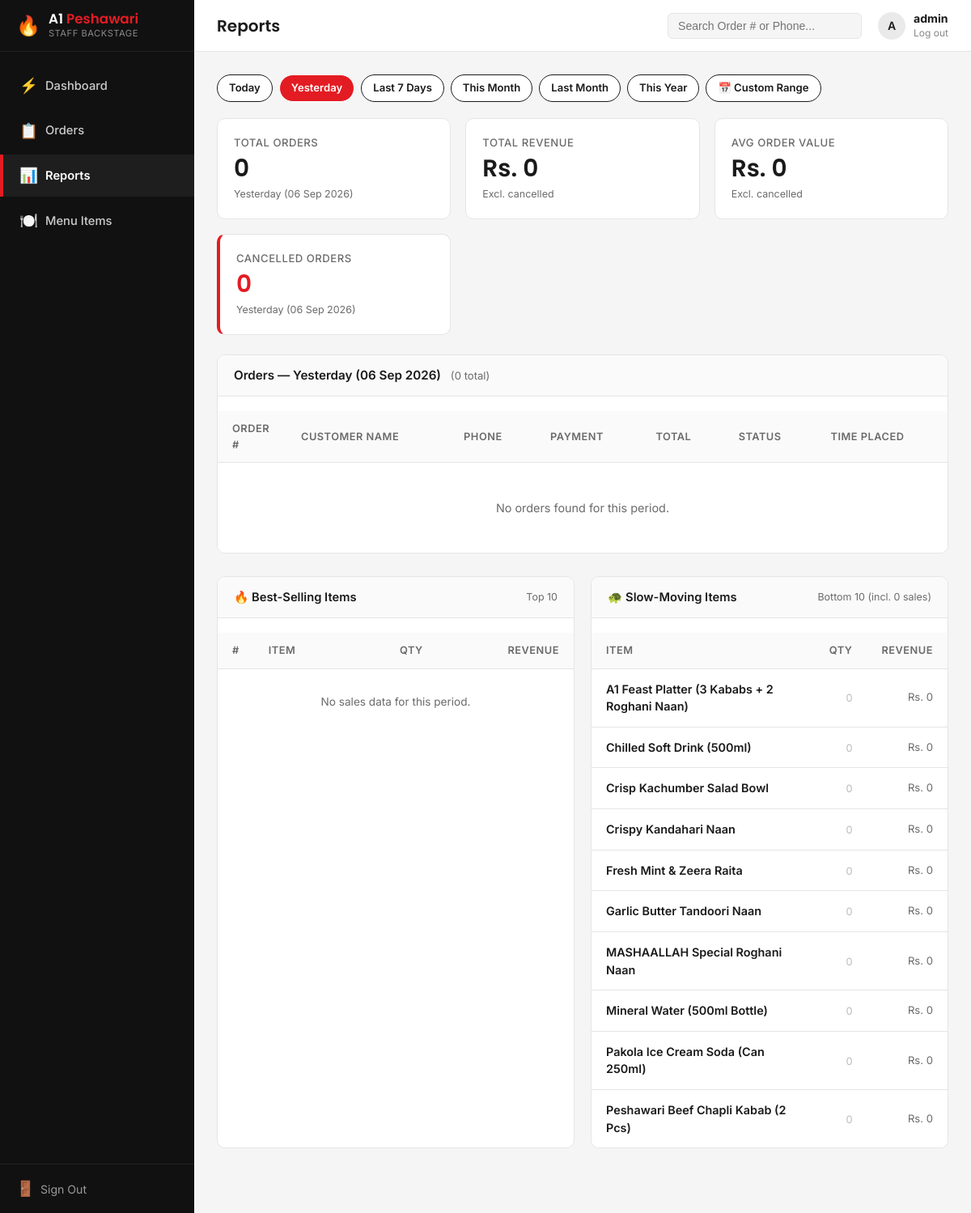
Page /admin/reports.php?range=yesterday (signed in) on the committed database.
### tables this page shows
CREATE TABLE IF NOT EXISTS items (
    id INT AUTO_INCREMENT PRIMARY KEY,
    category_id INT NOT NULL,
    title VARCHAR(150) NOT NULL,
    description TEXT,
    price DECIMAL(10,2) NOT NULL,
    image_url VARCHAR(255),
    is_available TINYINT(1) DEFAULT 1,
    created_at TIMESTAMP DEFAULT CURRENT_TIMESTAMP,
    FOREIGN KEY (category_id) REFERENCES categories(id) ON DELETE RESTRICT ON UPDATE CASCADE
);

### includes/auth.php (called while the page is built, shortened)
<?php
function clean($conn, $data) {
    $data = trim($data);
    $data = stripslashes($data);
    return mysqli_real_escape_string($conn, $data);
}
function e($data) {
    return htmlspecialchars((string)($data ?? ''), ENT_QUOTES, 'UTF-8');
}
?>

### admin/reports.php (the view, shortened to what this page needs)
<?php
require_once __DIR__ . '/header.php';
$range       = clean($conn, $_GET['range'] ?? 'today');
$custom_from = clean($conn, $_GET['from']  ?? '');
$custom_to   = clean($conn, $_GET['to']    ?? '');
switch ($range) {
    case 'yesterday':
        $date_from = date('Y-m-d', strtotime('-1 day'));
        $date_to   = $date_from;
        break;
}
$date_cond = "DATE(o.created_at) BETWEEN '$date_from' AND '$date_to'";
$res = mysqli_query($conn, "SELECT COUNT(*) AS c FROM orders o WHERE $date_cond");
$total_orders = mysqli_fetch_assoc($res)['c'] ?? 0;
$res = mysqli_query($conn, "SELECT COALESCE(SUM(o.total_amount),0) AS rev FROM orders o WHERE $date_cond AND o.order_status != 'Cancelled'");
$total_revenue = mysqli_fetch_assoc($res)['rev'] ?? 0;
$res = mysqli_query($conn, "SELECT COALESCE(AVG(o.total_amount),0) AS avg_val FROM orders o WHERE $date_cond AND o.order_status != 'Cancelled'");
$avg_value = mysqli_fetch_assoc($res)['avg_val'] ?? 0;
$res = mysqli_query($conn, "SELECT COUNT(*) AS c FROM orders o WHERE $date_cond AND o.order_status = 'Cancelled'");
$cancelled_count = mysqli_fetch_assoc($res)['c'] ?? 0;
$orders_res = mysqli_query($conn,
    "SELECT o.*, da.area_name
     FROM orders o
     LEFT JOIN delivery_areas da ON o.delivery_area_id = da.id
     WHERE $date_cond
     ORDER BY o.id DESC
     LIMIT 200"
);
$best_res = mysqli_query($conn,
    "SELECT oi.item_id, oi.item_title,
            SUM(oi.quantity) AS total_qty,
            SUM(oi.quantity * oi.price) AS total_revenue
     FROM order_items oi
     JOIN orders o ON o.id = oi.order_id
     WHERE o.order_status != 'Cancelled' AND $date_cond
     GROUP BY oi.item_id, oi.item_title
     ORDER BY total_qty DESC
     LIMIT 10"
);
$slow_res = mysqli_query($conn,
    "SELECT i.id AS item_id, i.title AS item_title,
            COALESCE(SUM(oi_sub.quantity),0) AS total_qty,
            COALESCE(SUM(oi_sub.quantity * oi_sub.price),0) AS total_revenue
     FROM items i
     LEFT JOIN (
         SELECT oi.item_id, oi.quantity, oi.price
         FROM order_items oi
         JOIN orders o ON o.id = oi.order_id
         WHERE o.order_status != 'Cancelled' AND $date_cond
     ) oi_sub ON oi_sub.item_id = i.id
     WHERE i.is_available = 1
     GROUP BY i.id, i.title
     ORDER BY total_qty ASC, i.title ASC
     LIMIT 10"
);
$range_labels = [
    'today'     => 'Today (' . date('d M Y') . ')',
    'yesterday' => 'Yesterday (' . date('d M Y', strtotime('-1 day')) . ')',
    'last7'     => 'Last 7 Days',
    'thismonth' => 'This Month (' . date('F Y') . ')',
    'lastmonth' => 'Last Month (' . date('F Y', strtotime('last month')) . ')',
    'thisyear'  => 'This Year (' . date('Y') . ')',
    'custom'    => 'Custom: ' . date('d M Y', strtotime($date_from)) . ' - ' . date('d M Y', strtotime($date_to)),
];
$range_label = $range_labels[$range] ?? 'Today';
?>
<div style="display:flex;flex-wrap:wrap;align-items:center;gap:8px;margin-bottom:20px;">
<?php
$pills = [
    'today'     => 'Today',
    'yesterday' => 'Yesterday',
    'last7'     => 'Last 7 Days',
    'thismonth' => 'This Month',
    'lastmonth' => 'Last Month',
    'thisyear'  => 'This Year',
    'custom'    => '&#128197; Custom Range',
];
foreach ($pills as $val => $label):
    $active_style = ($range === $val)
        ? 'background:var(--admin-primary);color:#fff;border-color:var(--admin-primary);'
        : 'background:#fff;color:var(--admin-text-dark);border-color:var(--admin-border);';
    $href = 'reports.php?range=' . $val;
    if ($val === 'custom') $href .= '&from=' . urlencode($custom_from) . '&to=' . urlencode($custom_to);
?>
    <a href="<?php echo $href; ?>"
       style="<?php echo $active_style; ?>border:1px solid;padding:6px 14px;border-radius:999px;font-size:0.82rem;font-weight:600;text-decoration:none;transition:all .15s;">
        <?php echo $label; ?>
    </a>
<?php endforeach; ?>
</div>
<div class="stat-cards-grid" style="margin-bottom:24px;">
    <div class="admin-stat-card">
        <div class="admin-stat-label">Total Orders</div>
        <div class="admin-stat-value"><?php echo number_format($total_orders); ?></div>
        <div class="admin-stat-sub"><?php echo e($range_label); ?></div>
    </div>
    <div class="admin-stat-card">
        <div class="admin-stat-label">Total Revenue</div>
        <div class="admin-stat-value">Rs.&nbsp;<?php echo number_format($total_revenue, 0); ?></div>
        <div class="admin-stat-sub">Excl. cancelled</div>
    </div>
    <div class="admin-stat-card">
        <div class="admin-stat-label">Avg Order Value</div>
        <div class="admin-stat-value">Rs.&nbsp;<?php echo number_format($avg_value, 0); ?></div>
        <div class="admin-stat-sub">Excl. cancelled</div>
    </div>
    <div class="admin-stat-card alert-card">
        <div class="admin-stat-label">Cancelled Orders</div>
        <div class="admin-stat-value"><?php echo number_format($cancelled_count); ?></div>
        <div class="admin-stat-sub"><?php echo e($range_label); ?></div>
    </div>
</div>
<div class="admin-card" style="padding:0;overflow:hidden;margin-bottom:28px;">
    <div class="admin-card-header" style="padding:14px 20px;border-bottom:1px solid var(--admin-border);background:#FAFAFA;">
        <span class="admin-card-title" style="font-size:0.95rem;">
            Orders &mdash; <?php echo e($range_label); ?>
            <span style="font-weight:400;color:var(--admin-text-muted);font-size:0.82rem;margin-left:8px;">
                (<?php echo $total_orders; ?> total<?php echo ($total_orders > 200) ? ', showing first 200' : ''; ?>)
            </span>
        </span>
    </div>
    <div class="admin-table-container" style="border:none;border-radius:0;">
        <table class="admin-data-table">
            <thead>
                <tr>
                    <th style="width:85px;">Order #</th>
                    <th>Customer Name</th>
                    <th>Phone</th>
                    <th>Payment</th>
                    <th>Total</th>
                    <th>Status</th>
                    <th>Time Placed</th>
                </tr>
            </thead>
            <tbody>
            <?php if ($orders_res && mysqli_num_rows($orders_res) > 0):
                while ($row = mysqli_fetch_assoc($orders_res)): ?>
                <tr class="clickable-row" data-href="order_detail.php?id=<?php echo (int)$row['id']; ?>">
                    <td style="font-weight:700;">#<?php echo (int)$row['id']; ?></td>
                    <td style="font-weight:600;"><?php echo e($row['customer_name']); ?></td>
                    <td><?php echo e($row['customer_phone']); ?></td>
                    <td>
                        <span style="text-transform:uppercase;font-size:0.78rem;font-weight:600;color:#555;">
                            <?php echo e($row['payment_method']); ?>
                        </span>
                    </td>
                    <td style="font-weight:700;color:var(--admin-text-dark);">
                        Rs. <?php echo number_format($row['total_amount'], 0); ?>
                    </td>
                    <td><?php echo report_badge($row['order_status']); ?></td>
                    <td style="color:var(--admin-text-muted);font-size:0.82rem;white-space:nowrap;">
                        <?php echo date('d M, h:i A', strtotime($row['created_at'])); ?>
                    </td>
                </tr>
            <?php endwhile; else: ?>
                <tr>
                    <td colspan="7" style="text-align:center;padding:45px;color:var(--admin-text-muted);">
                        No orders found for this period.
                    </td>
                </tr>
            <?php endif; ?>
            </tbody>
        </table>
    </div>
</div>
<div style="display:grid;grid-template-columns:1fr 1fr;gap:20px;margin-bottom:28px;">
    <div class="admin-card" style="padding:0;overflow:hidden;">
        <div class="admin-card-header" style="padding:14px 20px;border-bottom:1px solid var(--admin-border);background:#FAFAFA;">
            <span class="admin-card-title" style="font-size:0.92rem;">&#128293; Best-Selling Items</span>
            <span style="font-size:0.78rem;color:var(--admin-text-muted);margin-left:6px;">Top 10</span>
        </div>
        <div class="admin-table-container" style="border:none;border-radius:0;">
            <table class="admin-data-table">
                <thead>
                    <tr>
                        <th style="width:28px;">#</th>
                        <th>Item</th>
                        <th style="text-align:right;">Qty</th>
                        <th style="text-align:right;">Revenue</th>
                    </tr>
                </thead>
                <tbody>
                <?php if ($best_res && mysqli_num_rows($best_res) > 0):
                    $rank = 1;
                    while ($row = mysqli_fetch_assoc($best_res)): ?>
                    <tr>
                        <td style="font-weight:700;color:var(--admin-primary);"><?php echo $rank++; ?></td>
                        <td style="font-weight:600;"><?php echo e($row['item_title']); ?></td>
                        <td style="text-align:right;font-weight:700;"><?php echo number_format($row['total_qty']); ?></td>
                        <td style="text-align:right;color:var(--admin-text-muted);font-size:0.82rem;">Rs.&nbsp;<?php echo number_format($row['total_revenue'], 0); ?></td>
                    </tr>
                <?php endwhile; else: ?>
                    <tr><td colspan="4" style="text-align:center;padding:30px;color:var(--admin-text-muted);font-size:0.85rem;">No sales data for this period.</td></tr>
                <?php endif; ?>
                </tbody>
            </table>
        </div>
    </div>
    <div class="admin-card" style="padding:0;overflow:hidden;">
        <div class="admin-card-header" style="padding:14px 20px;border-bottom:1px solid var(--admin-border);background:#FAFAFA;">
            <span class="admin-card-title" style="font-size:0.92rem;">&#128034; Slow-Moving Items</span>
            <span style="font-size:0.78rem;color:var(--admin-text-muted);margin-left:6px;">Bottom 10 (incl. 0 sales)</span>
        </div>
        <div class="admin-table-container" style="border:none;border-radius:0;">
            <table class="admin-data-table">
                <thead>
                    <tr>
                        <th>Item</th>
                        <th style="text-align:right;">Qty</th>
                        <th style="text-align:right;">Revenue</th>
                    </tr>
                </thead>
                <tbody>
                <?php if ($slow_res && mysqli_num_rows($slow_res) > 0):
                    while ($row = mysqli_fetch_assoc($slow_res)): ?>
                    <tr>
                        <td style="font-weight:600;"><?php echo e($row['item_title']); ?></td>
                        <td style="text-align:right;">
                            <?php if ($row['total_qty'] == 0): ?>
                                <span style="color:#bbb;font-size:0.8rem;">0</span>
                            <?php else: ?>
                                <?php echo number_format($row['total_qty']); ?>
                            <?php endif; ?>
                        </td>
                        <td style="text-align:right;color:var(--admin-text-muted);font-size:0.82rem;">Rs.&nbsp;<?php echo number_format($row['total_revenue'], 0); ?></td>
                    </tr>
                <?php endwhile; else: ?>
                    <tr><td colspan="3" style="text-align:center;padding:30px;color:var(--admin-text-muted);font-size:0.85rem;">No available items found.</td></tr>
                <?php endif; ?>
                </tbody>
            </table>
        </div>
    </div>
</div>
<?php require_once __DIR__ . '/footer.php'; ?>

### admin/admin.css (style rules this page uses)
:root { --admin-bg: #F5F5F5; --admin-surface: #FFFFFF; --admin-sidebar: #111111; --admin-sidebar-hover: #1E1E1E; --admin-sidebar-text: #FFFFFF; --admin-primary: #E31C23; --admin-primary-hover: #B3121A; --admin-primary-light: #FFF5F5; --admin-success: #1E8E3E; --admin-success-light: #E6F4EA; --admin-warning: #E0A106; --admin-warning-light: #FEF7E0; --admin-info: #1A73E8; --admin-info-light: #E8F0FE; --admin-border: #E5E5E5; --admin-text-dark: #1A1A1A; --admin-text-muted: #6B6B6B; --sidebar-width: 240px; --topbar-height: 64px; --radius-sm: 6px; --radius-md: 10px; }
*, *::before, *::after { box-sizing: border-box; margin: 0; padding: 0; }
body { font-family: 'Inter', -apple-system, BlinkMacSystemFont, 'Segoe UI', Roboto, sans-serif; background-color: var(--admin-bg); color: var(--admin-text-dark); line-height: 1.5; font-size: 0.92rem; min-height: 100vh; }
a { color: var(--admin-primary); text-decoration: none; }
.admin-card { background: var(--admin-surface); border: 1px solid var(--admin-border); border-radius: var(--radius-md); padding: 24px; margin-bottom: 24px; }
.admin-card-header { display: flex; justify-content: space-between; align-items: center; margin-bottom: 18px; }
.admin-card-title { font-size: 1.05rem; font-weight: 600; color: var(--admin-text-dark); margin: 0; }
.stat-cards-grid { display: grid; grid-template-columns: repeat(auto-fit, minmax(220px, 1fr)); gap: 18px; margin-bottom: 28px; }
.admin-stat-card { background: var(--admin-surface); border: 1px solid var(--admin-border); border-radius: var(--radius-md); padding: 20px; position: relative; text-decoration: none; color: inherit; display: block; transition: border-color 0.15s ease; }
.admin-stat-label { font-size: 0.82rem; font-weight: 500; color: var(--admin-text-muted); text-transform: uppercase; letter-spacing: 0.5px; margin-bottom: 6px; }
.admin-stat-value { font-family: 'Poppins', sans-serif; font-size: 1.85rem; font-weight: 600; color: var(--admin-text-dark); line-height: 1.1; }
.admin-stat-sub { font-size: 0.78rem; color: var(--admin-text-muted); margin-top: 6px; }
.admin-stat-card.alert-card { border-left: 4px solid var(--admin-primary); }
.admin-stat-card.alert-card .admin-stat-value { color: var(--admin-primary); }
.admin-table-container { background: var(--admin-surface); border: 1px solid var(--admin-border); border-radius: var(--radius-md); overflow: hidden; }
.admin-data-table { width: 100%; border-collapse: collapse; text-align: left; }
.admin-data-table th { background: #FAFAFA; padding: 12px 18px; font-size: 0.8rem; font-weight: 600; color: var(--admin-text-muted); text-transform: uppercase; letter-spacing: 0.5px; border-bottom: 1px solid var(--admin-border); }
.admin-data-table td { padding: 14px 18px; border-bottom: 1px solid var(--admin-border); vertical-align: middle; font-size: 0.9rem; }
.admin-data-table tbody tr { transition: background 0.1s ease; }
.admin-data-table tbody tr:last-child td { border-bottom: none; }

### rows in the picture
items: title "A1 Feast Platter (3 Kababs + 2 Roghani Naan)", total_revenue "0"
items: title "Chilled Soft Drink (500ml)", total_revenue "0"
items: title "Crisp Kachumber Salad Bowl", total_revenue "0"
items: title "Crispy Kandahari Naan", total_revenue "0"
items: title "Fresh Mint & Zeera Raita", total_revenue "0"
items: title "Garlic Butter Tandoori Naan", total_revenue "0"
items: title "MASHAALLAH Special Roghani Naan", total_revenue "0"
items: title "Mineral Water (500ml Bottle)", total_revenue "0"
items: title "Pakola Ice Cream Soda (Can 250ml)", total_revenue "0"
items: title "Peshawari Beef Chapli Kabab (2 Pcs)", total_revenue "0"

### other values in the picture
$page_heading "Reports"
substr($admin_user, 0, 1) "A"
$admin_user "admin"
$label "Today"
$label "Yesterday"
$label "Last 7 Days"
$label "This Month"
$label "Last Month"
$label "This Year"
$label "📅 Custom Range"
$total_orders "0"
$range_label "Yesterday (06 Sep 2026)"
$total_revenue "0"
$avg_value "0"
$cancelled_count "0"
